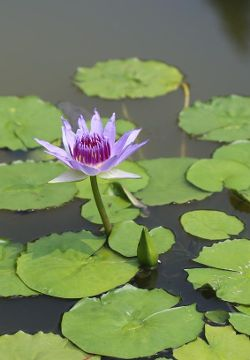
#> input picture resources/ex1.jpg, 250 x 360 px, found by its file name
$ python mask.py
#> lines starting #> are read from the running program, lines starting #| are printed output that depends on the picture; after the words box and inside, x2 and y2 are one past the last pixel; in counts of white or black regions, pixels touching at a corner belong together
import cv2
import numpy as np

img_path = 'resources/ex1.jpg'

img = cv2.imread(img_path)
#> img is the input picture: shape (360, 250, 3); mean B, G, R 90.7, 133.7, 118.2
height, width, _ = img.shape
#> height = 360; width = 250
green_img = img[:, :, 1]
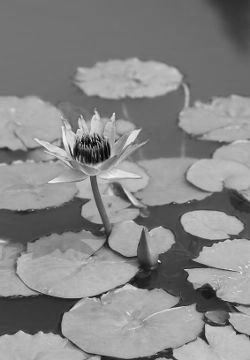
#> green_img: shape (360, 250); min 0, max 245, mean 133.7

green_img = cv2.GaussianBlur(green_img, (7,7), 0)
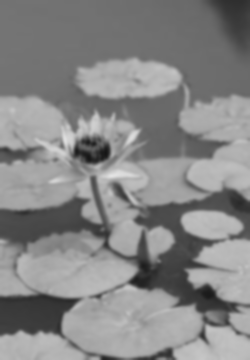
#> green_img: shape (360, 250); min 21, max 227, mean 133.7
# T, mask = cv2.threshold(green_img, 128, 255, cv2.THRESH_BINARY)
T, mask = cv2.threshold(green_img, 0, 255, cv2.THRESH_BINARY | cv2.THRESH_OTSU)
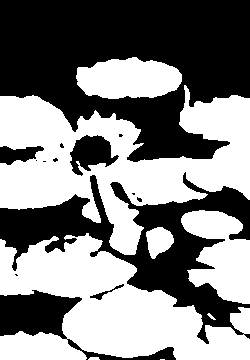
#> mask: shape (360, 250); 50.8% white; 14 black regions (8 under 20 px), largest, box (x1, y1, x2, y2) and area: (0, 0, 250, 162) 26418, (0, 172, 250, 344) 12742, (0, 290, 176, 360) 3292, (70, 135, 119, 176) 1163, (0, 146, 44, 165) 524, (90, 284, 124, 300) 102
#> T = 133
adaptive = cv2.adaptiveThreshold(green_img, 255, cv2.ADAPTIVE_THRESH_MEAN_C, cv2.THRESH_BINARY, 25, 15)
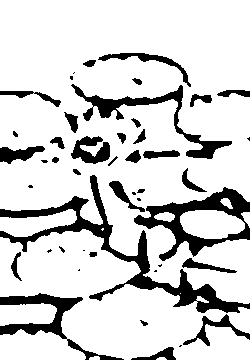
#> adaptive: shape (360, 250); 82.8% white; 46 black regions (14 under 20 px), largest, box (x1, y1, x2, y2) and area: (0, 175, 250, 313) 4340, (134, 187, 250, 261) 2647, (71, 84, 232, 159) 1817
result = cv2.bitwise_and(green_img, green_img, mask=mask)
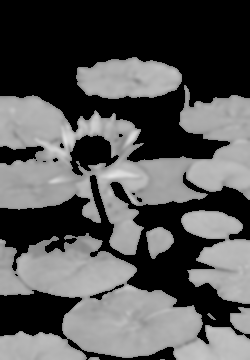
#> result: shape (360, 250); min 0, max 227, mean 85.9

print(T)
#| 133.0
cv2.imshow('Adaptive', adaptive)
cv2.imshow('Mask', mask)
cv2.imshow('Threshold', result)
cv2.waitKey(0)
